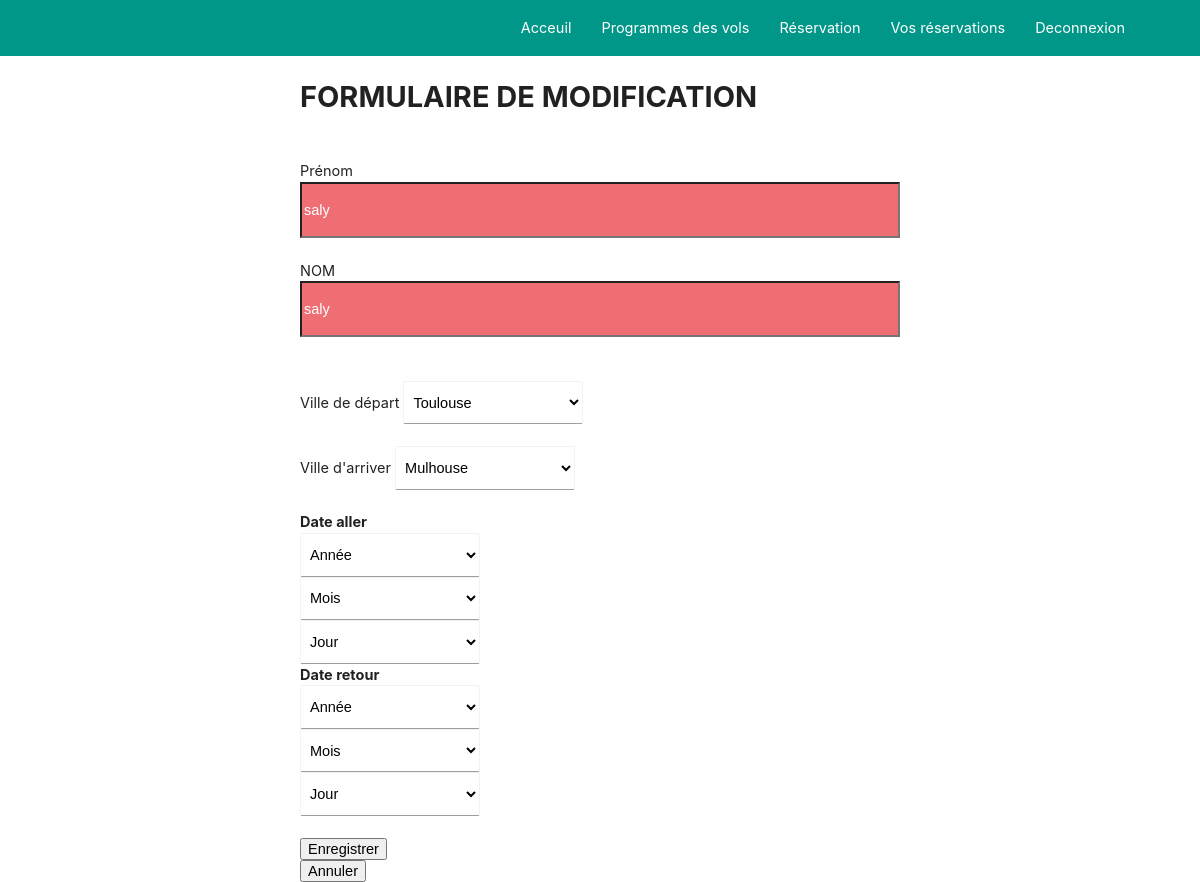
Screenshot of /frond-office/fiche_reservation.php?id_reservation=12 (signed in) with the database file from the repository.
### tables this page shows
CREATE TABLE `reservation` (
  `id` int(11) NOT NULL,
  `nom` varchar(50) NOT NULL,
  `prenom` varchar(50) NOT NULL,
  `ville_dep` varchar(50) NOT NULL,
  `ville_arr` varchar(50) NOT NULL,
  `dat_dep` varchar(50) NOT NULL,
  `dat_arr` varchar(50) NOT NULL,
  `pseudo` varchar(50) NOT NULL
);

CREATE TABLE `vol` (
  `idvol` int(11) NOT NULL,
  `idpil` int(11) DEFAULT NULL,
  `idav` int(11) DEFAULT NULL,
  `villedep` varchar(40) DEFAULT NULL,
  `villearr` varchar(40) DEFAULT NULL,
  `hdep` varchar(40) DEFAULT NULL,
  `harr` varchar(40) DEFAULT NULL,
  `dat` date DEFAULT NULL
);

### frond-office/fiche_reservation.php (the view, shortened to what this page needs)
<?php
$id_reservation = $_GET['id_reservation'];
require_once "../connexion_db/conn_db.php";
$requete = "SELECT * FROM reservation  WHERE id = $id_reservation";
$infos_brutes = mysqli_query($db, $requete) or die("Une erreur est survenue  durant l'exécution de la requête: ".mysqli_error());
$infos_compte = mysqli_fetch_assoc($infos_brutes);
$ville = mysqli_query($db, "SELECT idvol,villedep,villearr FROM vol") or die("Erreur dans la récupération des données : ". mysqli_error());
    $villes = mysqli_fetch_all($ville, MYSQLI_ASSOC);
?>
<link rel="stylesheet" type="text/css" href="../style.css">
<?php
include "navigation.php";
?>
<form action="../back-office/modif_reservation.php?" method="POST">
    <h1>FORMULAIRE DE MODIFICATION</h1>
    <br>
    <div>
        <label for="prenom">Prénom</label>
        <input type="text" name="prenom" value="<?php echo $infos_compte['nom']; ?>">
    </div>
    <br>
    <div>
        <label for="nom">NOM</label>
        <input type="text" name="nom" value="<?php echo $infos_compte['prenom']; ?>">
    </div>
    <br>
    <br>
    <div>
        <label for="depart">Ville de départ</label>
        <select name="depart">
            <?php foreach($villes as $ville) : ?>
                <option <?php if($infos_compte['ville_dep'] == $ville['villedep']) echo "selected"; ?> value="<?php echo $ville['villedep']?>">
                    <?php echo $ville['villedep']; ?>
                </option>
            <?php endforeach; ?>
        </select>
    </div>
    <br>
        <div>
        <label for="arriver">Ville d'arriver</label>
        <select name="arriver">
            <?php foreach($villes as $ville) : ?>
                <option <?php if($infos_compte['ville_arr'] == $ville['villearr']) echo "selected"; ?> value="<?php echo $ville['villearr']?>">
                    <?php echo $ville['villearr']; ?>
                </option>
            <?php endforeach; ?>
        </select>
    </div>
    <br>
            <div class="destination">
            <label><b>Date aller</b></label><br>
            <div class="date">
                <select name="annee_dep" >
                    <option value="">Année</option>
                </select required>
            </div>
            <div class="date">
                <select name="mois_dep" >
                    <option value="">Mois</option>
                </select required>
            </div>
            <div class="date">
                <select name="jour_dep" >
                    <option value="">Jour</option>
                </select required>
            </div>
            <div class="destination">
            <label><b>Date retour</b></label><br>
            <div class="date">
                <select name="annee_arr">
                    <option value="">Année</option>
                </select>
            </div>
            <div class="date">
                <select name="mois_arr">
                    <option value="">Mois</option>
                </select>
            </div>
            <div class="date">
                <select name="jour_arr">
                    <option value="">Jour</option>
                </select >
            </div>
    </div>
    <br>
    <div>
        <input type="submit" name="enregistrer" value="Enregistrer">
    </div>
    <div>
        <input type="submit" name="annuler" value="Annuler">
    </div>
</form>

### style.css (style rules this page uses)
button,input,select { font-family:sans-serif;font-size:100%;line-height:1.15;margin:0 }
input:not([type]),input[type=text]:not(.browser-default),input[type=password]:not(.browser-default),input[type=email]:not(.browser-default),input[type=url]:not(.browser-default),input[type=time]:not(.browser-default),input[type=date]:not(.browser-default),input[type=datetime]:not(.browser-default),input[type=datetime-local]:not(.browser-default),input[type=tel]:not(.browser-default),input[type=number]:not(.browser-default),input[type=search]:not(.browser-default), nav { color:#fff;background-color:#ee6e73;width:100%;height:56px;line-height:56px }
select { background-color:rgba(255,255,255,0.9);width:30%;padding:5px;border:1px solid #f2f2f2;border-radius:2px;border-bottom:1px solid #9e9e9e; height:3rem }

### frond-office/fiche_reservation.php (style rules this page uses)
form { width: 600px; height: 600px; margin-left:300px; }

### rows the page displays
reservation: prenom "saly", nom "saly", depart "Toulouse", arriver "Mulhouse"
